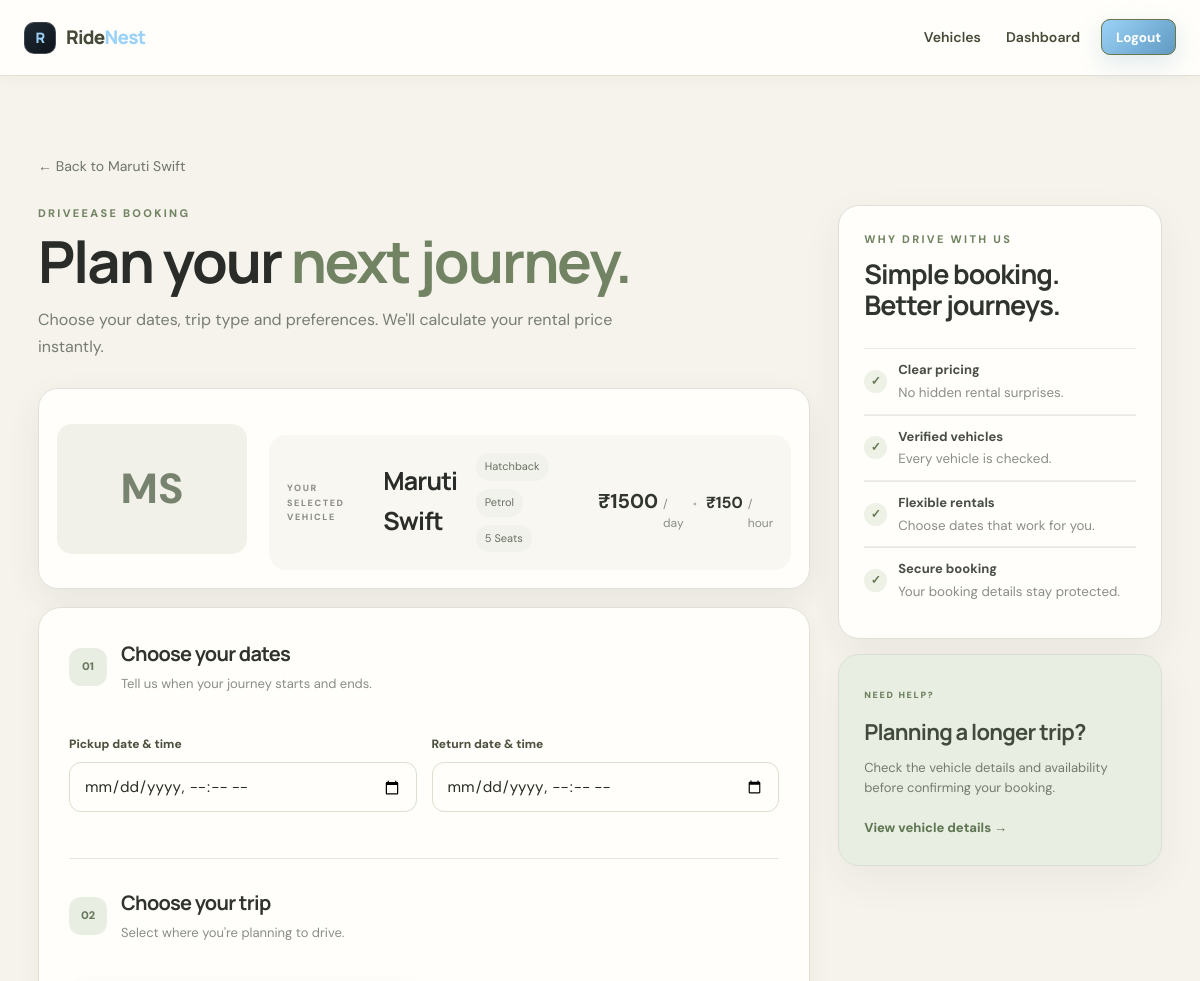
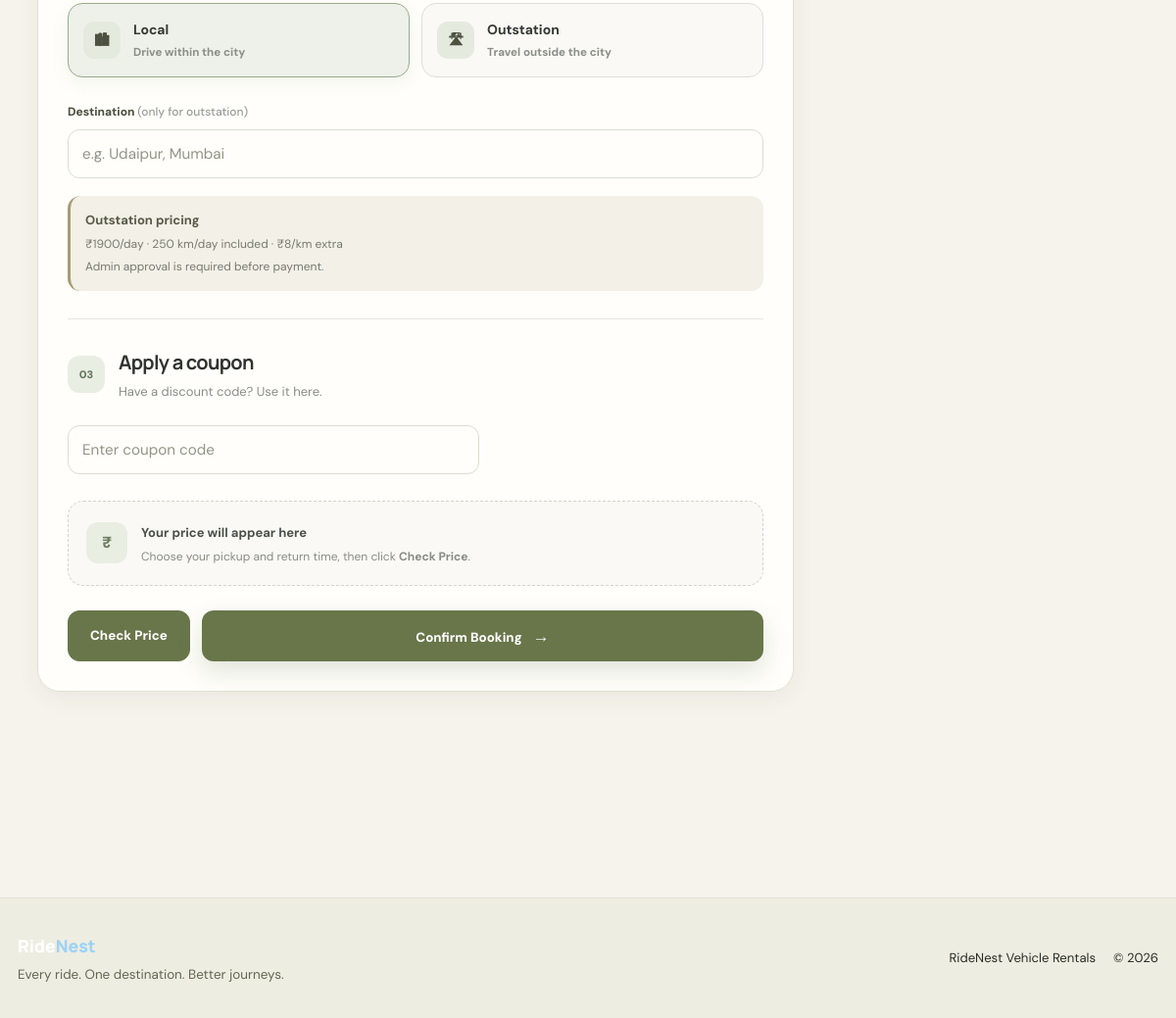
The page /book/1 (signed in) on the database its author committed (2 pictures, top to bottom).
### tables this page shows
CREATE TABLE cars (
    id INTEGER PRIMARY KEY AUTOINCREMENT,
    name TEXT NOT NULL,
    brand TEXT NOT NULL,
    type TEXT NOT NULL,
    fuel TEXT NOT NULL,
    seats INTEGER NOT NULL,
    price_per_day INTEGER NOT NULL,
    number_plate TEXT NOT NULL UNIQUE,
    qr_token TEXT NOT NULL UNIQUE,
    insurance_expiry TEXT,
    puc_expiry TEXT,
    last_service TEXT,
    km_driven INTEGER DEFAULT 0,
    image TEXT DEFAULT 'default.jpg',
    category TEXT NOT NULL DEFAULT 'Car',
    price_per_hour INTEGER DEFAULT 0,
    min_hours INTEGER DEFAULT 1,
    outstation_rate INTEGER DEFAULT 0,
    km_per_day INTEGER DEFAULT 0,
    extra_km_rate INTEGER DEFAULT 0,
    deposit INTEGER DEFAULT 0,
    station TEXT DEFAULT ''
);

### app.py (the view, shortened to what this page needs)
@app.route("/book/<int:car_id>", methods=["GET", "POST"])
def book(car_id):
    if "user_id" not in session:
        flash("Log in to continue with your booking.", "error")
        return redirect("/login")
    con = sqlite3.connect("database.db")
    con.row_factory = sqlite3.Row
    car = con.execute("SELECT * FROM cars WHERE id = ?", (car_id,)).fetchone()
    if car is None:
        con.close()
        flash("Car Is Not Availabel", "error")
        return redirect("/")
    if car["category"] == "E-bike":
        con.close()
        flash("E-Bike is not for booking. Just Click The Start Ride", "error")
        return redirect("/car/" + str(car_id))
    now_str = datetime.now().strftime("%Y-%m-%dT%H:%M")
    con.close()
    return render_template("book.html", car=car, now=now_str,
                           start=request.args.get("start"), end=request.args.get("end"))

### app.py (called while the page is built)
@app.before_request
def expire_unpaid_bookings():
    if request.endpoint == "static":
        return
    con = sqlite3.connect("database.db")
    con.execute("""
        UPDATE bookings SET status = 'Cancelled'
        WHERE status = 'Pending' AND payment_status = 'Unpaid' AND approval_status != 'Waiting'
        AND created_at <= datetime('now', ?)
    """, ("-" + str(PAY_WINDOW_MIN) + " minutes",))
    con.execute("""UPDATE bookings SET status = 'Cancelled', approval_status = 'Rejected'
                   WHERE status = 'Pending' AND approval_status = 'Waiting' AND created_at <= datetime('now', '-24 hours')""")
    con.commit()
    con.close()

### templates/book.html (shortened to what this page needs)
{% extends "base.html" %}
{% block content %}
<section class="booking-page">
    <a href="{{ url_for('car_detail', car_id=car.id) }}" class="booking-back">
        ← Back to {{ car.brand }} {{ car.name }}
    </a>
    <div class="booking-layout">
        <div class="booking-main">
            <div class="booking-heading">
                <p class="booking-eyebrow">DRIVEEASE BOOKING</p>
                <h1>
                    Plan your
                    <span>next journey.</span>
                </h1>
                <p>
                    Choose your dates, trip type and preferences.
                    We'll calculate your rental price instantly.
                </p>
            </div>
            <div class="booking-car-card">
                <div class="booking-car-image">
                    {% if car.image and car.image != 'default.jpg' %}
                    <img
                        src="{{ url_for('static', filename='images/cars/' ~ car.image) }}"
                        alt="{{ car.brand }} {{ car.name }}"
                    >
                    {% else %}
                    <div class="booking-car-placeholder">
                        {{ car.brand[0] }}{{ car.name[0] }}
                    </div>
                    {% endif %}
                </div>
                <div class="booking-car-info">
                    <small>YOUR SELECTED VEHICLE</small>
                    <h2>
                        {{ car.brand }} {{ car.name }}
                    </h2>
                    <div class="booking-car-meta">
                        <span>{{ car.type }}</span>
                        <span>{{ car.fuel }}</span>
                        <span>{{ car.seats }} Seats</span>
                    </div>
                    <div class="booking-price">
                        <strong>
                            ₹{{ car.price_per_day }}
                        </strong>
                        <span>/ day</span>
                        {% if car.price_per_hour %}
                        <span class="price-divider">•</span>
                        <strong class="hourly-price">
                            ₹{{ car.price_per_hour }}
                        </strong>
                        <span>/ hour</span>
                        {% endif %}
                    </div>
                </div>
            </div>
            <div class="booking-card">
                <div class="booking-card-heading">
                    <div class="booking-step">
                        01
                    </div>
                    <div>
                        <h2>Choose your dates</h2>
                        <p>
                            Tell us when your journey starts and ends.
                        </p>
                    </div>
                </div>
    <form method="POST">
                    <div class="booking-date-grid">
                        <div class="booking-field">
                            <label>
                                Pickup date & time
                            </label>
                            <input
                                type="datetime-local"
                                name="start"
                                min="{{ now }}"
                                value="{{ start or '' }}"
                                required
                            >
                        </div>
                        <div class="booking-field">
                            <label>
                                Return date & time
                            </label>
                            <input
                                type="datetime-local"
                                name="end"
                                min="{{ now }}"
                                value="{{ end or '' }}"
                                required
                            >
                        </div>
                    </div>
        {% if car.outstation_rate %}
                    <div class="booking-divider"></div>
                    <div class="booking-card-heading">
                        <div class="booking-step">
                            02
        </div>
                        <div>
                            <h2>Choose your trip</h2>
                            <p>
                                Select where you're planning to drive.
                            </p>
                        </div>
                    </div>
                    <div class="trip-options">
                        <label class="trip-option">
                            <span class="trip-option-box">
                                <span class="trip-icon">
                                    🏙
                                </span>
                                <span>
                                    <strong>Local</strong>
                                    <small>
                                        Drive within the city
                                    </small>
                                </span>
                            </span>
                        </label>
                        <label class="trip-option">
                            <span class="trip-option-box">
                                <span class="trip-icon">
                                    🛣
                                </span>
                                <span>
                                    <strong>Outstation</strong>
                                    <small>
                                        Travel outside the city
                                    </small>
                                </span>
                            </span>
                        </label>
                    </div>
                    <div class="booking-field destination-field">
                        <label>
                            Destination
                            <span>(only for outstation)</span>
                        </label>
                        <input
                            type="text"
                            name="destination"
                            maxlength="60"
                            value="{{ destination or '' }}"
                            placeholder="e.g. Udaipur, Mumbai"
                        >
                    </div>
                    <div class="outstation-note">
                        <strong>Outstation pricing</strong>
                        <span>
                            ₹{{ car.outstation_rate }}/day ·
                            {{ car.km_per_day }} km/day included ·
                            ₹{{ car.extra_km_rate }}/km extra
                        </span>
                        <small>
                            Admin approval is required before payment.
                        </small>
                    </div>
        {% endif %}
                    <div class="booking-divider"></div>
                    <div class="booking-card-heading">
                        <div class="booking-step">
                            03
                        </div>
                        <div>
                            <h2>Apply a coupon</h2>
                            <p>
                                Have a discount code? Use it here.
                            </p>
                        </div>
                    </div>
                    <div class="coupon-row">
                        <input
                            type="text"
                            name="coupon"
                            value="{{ coupon or '' }}"
                            placeholder="Enter coupon code"
                            maxlength="15"
                        >
                    </div>
        {% if preview %}
                    <div class="booking-summary">
                        <div class="summary-header">
                            <span>PRICE SUMMARY</span>
                            <span class="summary-check">
                                ✓ Calculated
                            </span>
                        </div>
                        <div class="summary-line">
                            <span>
                                {{ preview.note }}
                            </span>
                            <strong>
                                ₹{{ preview.gross }}
                            </strong>
                        </div>
                        {% if preview.discount %}
                        <div class="summary-line discount-line">
                            <span>
                                Coupon discount
                            </span>
                            <strong>
                                - ₹{{ preview.discount }}
                            </strong>
                        </div>
                        {% endif %}
                        <div class="summary-total">
                            <span>
                                Rental total
                            </span>
                            <strong>
                                ₹{{ preview.total }}
                            </strong>
                        </div>
                        {% if preview.deposit %}
                        <div class="deposit-line">
                            <span>
                                Refundable security deposit
                            </span>
                            <strong>
                                ₹{{ preview.deposit }}
                            </strong>
                        </div>
                        <div class="you-pay">
                            <span>
                                You pay
                            </span>
                            <strong>
                                ₹{{ preview.total + preview.deposit }}
                            </strong>
                        </div>
                        {% endif %}
                        {% if trip_type == 'Outstation' %}
                        <div class="km-note">
                            {{ preview.km_limit }} km included.
                            Admin approval is required before payment.
                        </div>
                        {% endif %}
        </div>
        {% else %}
                    <div class="empty-summary">
                        <span class="empty-summary-icon">
                            ₹
                        </span>
                        <div>
                            <strong>
                                Your price will appear here
                            </strong>
                            <p>
                                Choose your pickup and return time,
                                then click <b>Check Price</b>.
                            </p>
                        </div>
                    </div>
        {% endif %}
                    <div class="booking-actions">
                        <button
                            class="check-price-btn"
                            type="submit"
                            name="action"
                            value="preview"
                        >
                            Check Price
                        </button>
                        <button
                            class="confirm-booking-btn"
                            type="submit"
                            name="action"
                            value="book"
                        >
                            Confirm Booking
                            <span>→</span>
                        </button>
                    </div>
                </form>
            </div>
        </div>
        <aside class="booking-side">
            <div class="booking-trust-card">
                <p class="booking-eyebrow">
                    WHY DRIVE WITH US
                </p>
                <h3>
                    Simple booking.<br>
                    Better journeys.
                </h3>
                <div class="trust-item">
                    <span class="trust-icon">
                        ✓
                    </span>
                    <div>
                        <strong>
                            Clear pricing
                        </strong>
                        <small>
                            No hidden rental surprises.
                        </small>
                    </div>
                </div>
                <div class="trust-item">
                    <span class="trust-icon">
                        ✓
                    </span>
                    <div>
                        <strong>
                            Verified vehicles
                        </strong>
                        <small>
                            Every vehicle is checked.
                        </small>
                    </div>
                </div>
                <div class="trust-item">
                    <span class="trust-icon">
                        ✓
                    </span>
                    <div>
                        <strong>
                            Flexible rentals
                        </strong>
                        <small>
                            Choose dates that work for you.
                        </small>
                    </div>
                </div>
                <div class="trust-item">
                    <span class="trust-icon">
                        ✓
                    </span>
                    <div>
                        <strong>
                            Secure booking
                        </strong>
                        <small>
                            Your booking details stay protected.
                        </small>
                    </div>
                </div>
            </div>
            <div class="booking-help-card">
                <span class="help-label">
                    NEED HELP?
                </span>
                <h3>
                    Planning a longer trip?
                </h3>
                <p>
                    Check the vehicle details and availability
                    before confirming your booking.
                </p>
                <a
                    href="{{ url_for('car_detail', car_id=car.id) }}"
                >
                    View vehicle details →
                </a>
            </div>
        </aside>
</div>
</section>
{% endblock %}

### rows shown on the page
cars: brand "Maruti", name "Swift", brand "M", name "S", type "Hatchback", fuel "Petrol", seats "5", price_per_day "1500", price_per_hour "150", outstation_rate "1900", km_per_day "250", extra_km_rate "8"
